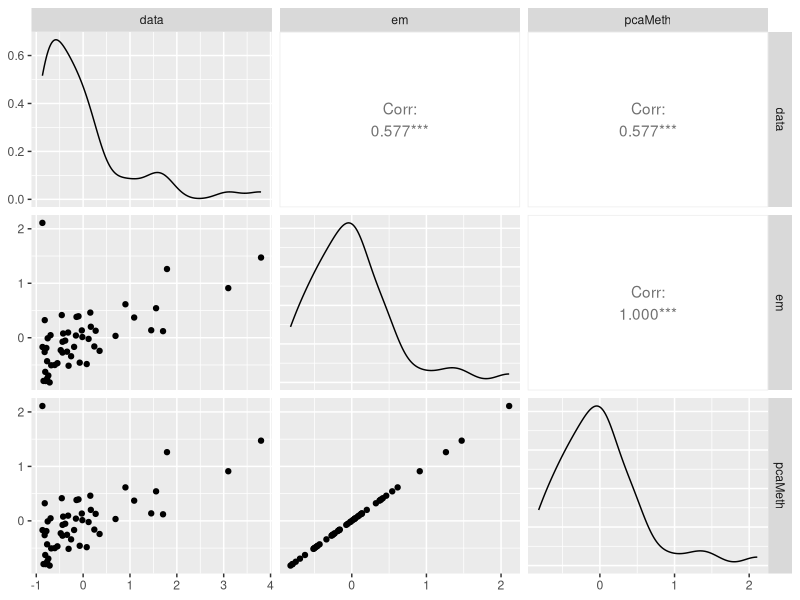
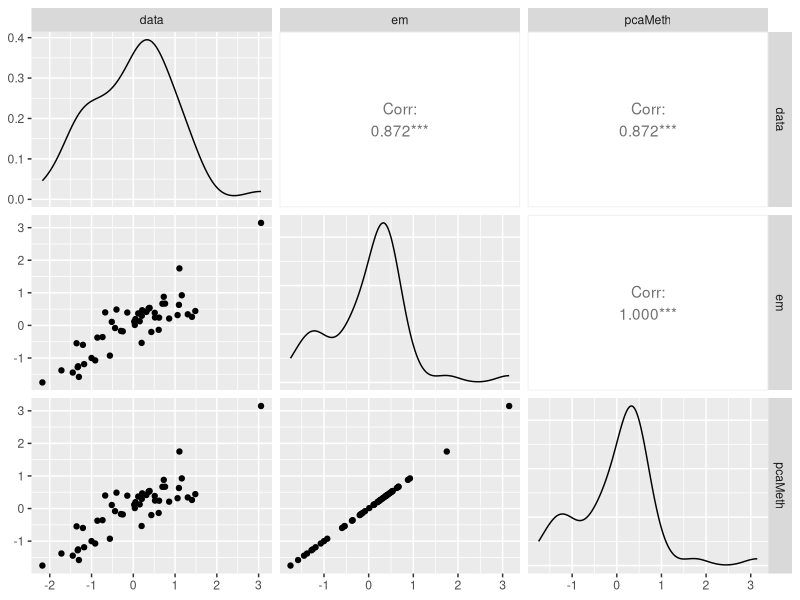
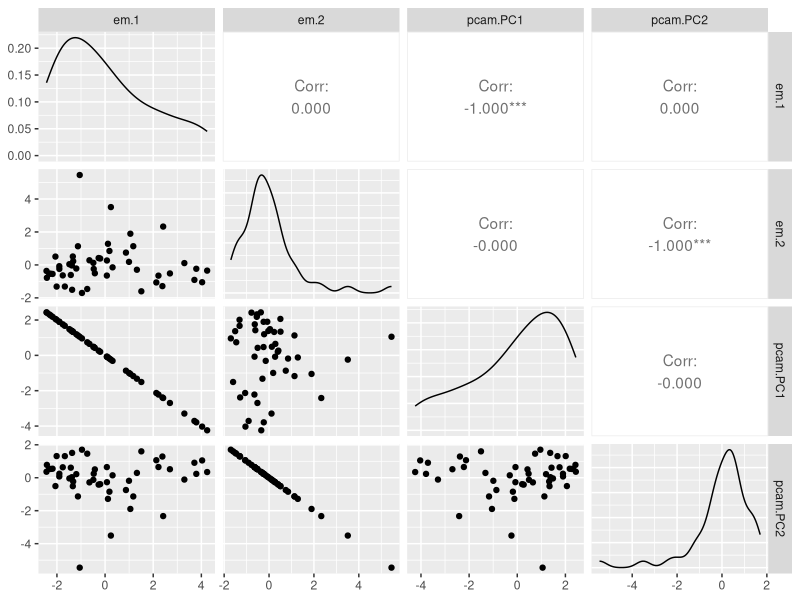
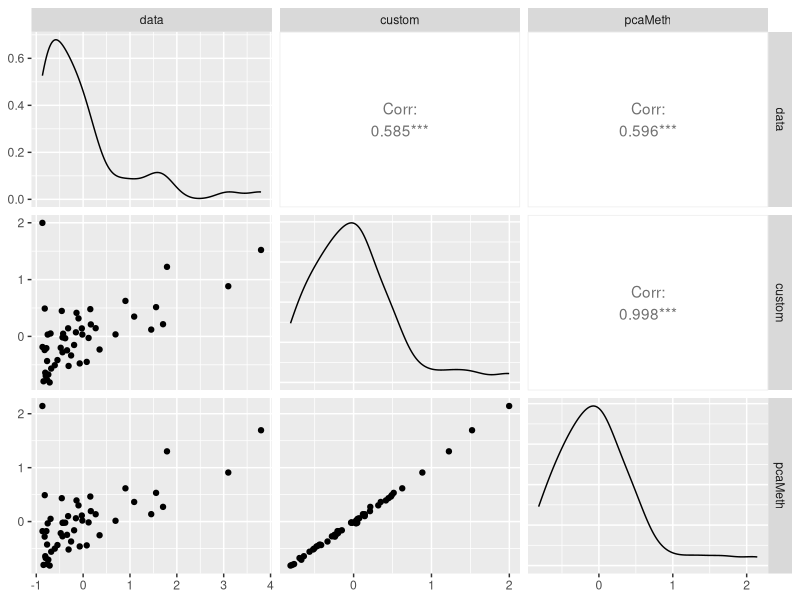
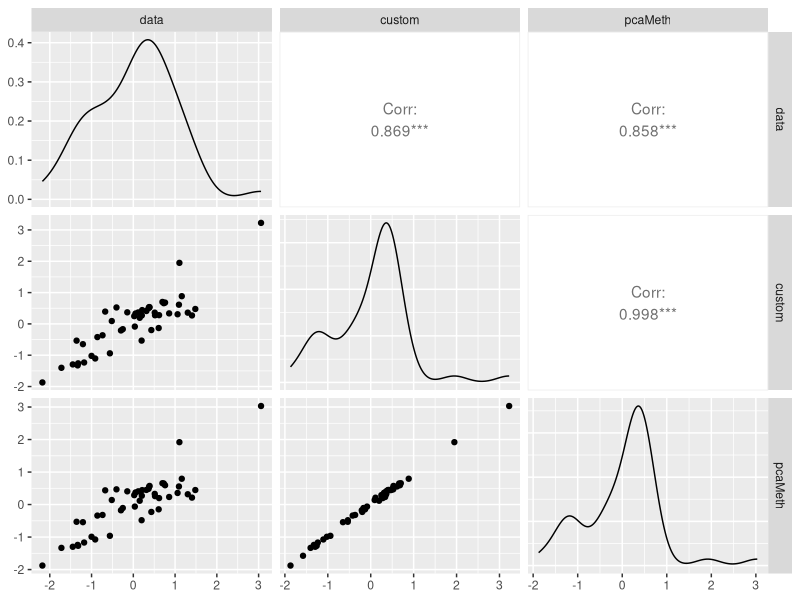
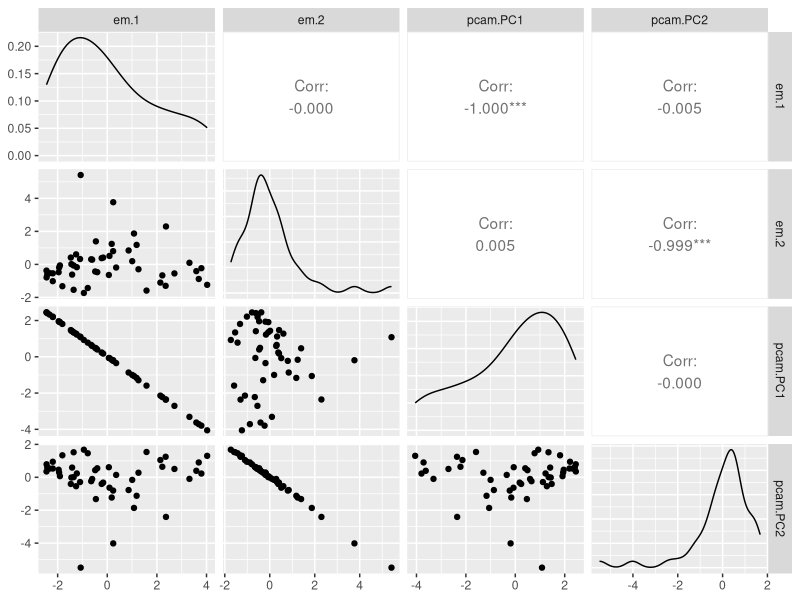

Source code (R) for these figures, in order:
## ---- chunk 1
library(tidyverse)

X = scale(state.x77)
## ---- chunk 2
orth <- function(M) {
  svdM = svd(M)
  U    = svdM$u
  s    = svdM$d
  tol  = max(dim(M)) * max(s) * .Machine$double.eps
  r    = sum(s > tol)
  
  U[, 1:r, drop = FALSE]
}


em_ppca <- function(
  X,
  nComp = 2,
  tol   = .00001,
  maxits  = 100,
  showits = TRUE
) {
  
  # Arguments 
  # X: numeric data
  # nComp: number of components
  # tol = tolerance level
  # maxits: maximum iterations
  # showits: show iterations
  
  # require(pracma) 

  tr <- function(x) sum(diag(x), na.rm = TRUE)  # matrix trace
  
  # starting points and other initializations
  N = nrow(X)
  D = ncol(X)
  L = nComp

  S = (1/N) * t(X)%*%X
  
  evals = eigen(S)$values
  evecs = eigen(S)$vectors

  V = evecs[,1:L]
  Lambda = diag(evals[1:L])
  
  # latent variables
  Z = t(replicate(L, rnorm(N))) 
  
  # variance; average variance associated with discarded dimensions
  sigma2 = 1/(D - L) * sum(evals[(L+1):D])
  
  # loadings; this and sigma2 starting points will be near final estimate
  W = V %*% chol(Lambda - sigma2 * diag(L)) %*% diag(L)  

  it = 0
  converged = FALSE
  ll = 0
  
  # Show iterations
  if (showits)                                                    
    cat(paste("Iterations of EM:", "\n"))
  
  while ((!converged) & (it < maxits)) {                           
    # create 'old' values for comparison
    if(exists('W_new')){
      W_old = W_new
    }
    else {
      W_old = W
    }
    
    ll_old = ll
    
    Psi = sigma2*diag(L)
    M   = t(W_old) %*% W_old + Psi
    
    # E and M 
    W_new  = S %*% W_old %*% solve( Psi + solve(M) %*% t(W_old) %*% S %*% W_old )   
    sigma2 = 1/D * tr(S - S %*% W_old %*% solve(M) %*% t(W_new))

    Z  = solve(M) %*% t(W_new) %*% t(X)
    ZZ = sigma2*solve(M) + Z%*%t(Z)
    
    # log likelihood as in paper
    # ll = .5*sigma2*D + .5*tr(ZZ) + .5*sigma2 * X%*%t(X) -
    #      1/sigma2 * t(Z)%*%t(W_new)%*%t(X) + .5*sigma2 * tr(t(W_new)%*%W_new%*%ZZ)
    # ll = -sum(ll)
    
    # more straightforward
    ll = dnorm(X, mean = t(W_new %*% Z), sd = sqrt(sigma2), log = TRUE)
    ll = -sum(ll)

    it = it + 1
    
    # if showits, show first and every 5th iteration
    if (showits & (it == 1 | it%%5 == 0))                          
      cat(paste(format(it), "...", "\n", sep = ""))
    
    converged = max(abs(ll_old-ll)) <= tol
  }
  
  W     = pracma::orth(W_new) # for orthonormal basis of W; pcaMethods package has also
  evs   = eigen(cov(X %*% W))
  evecs = evs$vectors
  
  W = W %*% evecs
  Z = X %*% W
  Xrecon   = Z %*% t(W)
  reconerr = sum((Xrecon - X)^2)
  
  if (showits)                                                     # Show last iteration
    cat(paste0(format(it), "...", "\n"))
  
  list(
    scores   = Z,
    loadings = W,
    Xrecon   = Xrecon,
    reconerr = reconerr,
    ll       = ll,
    sigma2   = sigma2
  )
}
## ---- chunk 3
fit_em = em_ppca(
  X = X,
  nComp = 2,
  tol   = 1e-12,
  maxit = 100
)

str(fit_em)
## ---- chunk 4
Xrecon      = fit_em$Xrecon
loadings_em = fit_em$loadings
scores_em   = fit_em$scores
## ---- chunk 5
standard_pca =  princomp(scale(state.x77))

scores_standard_pca   = standard_pca$scores[,1:2]
loadings_standard_pca = standard_pca$loadings[,1:2]
Xrecon_standard_pca   = scores_standard_pca%*%t(loadings_standard_pca)
## ---- chunk 6
library(pcaMethods)

fit_pcam  = pca(
  X,
  nPcs = 2,
  threshold = 1e-8,
  method = 'ppca',
  scale  = 'none',
  center = FALSE
)

loadings_pcam = loadings(fit_pcam)
scores_pcam   = scores(fit_pcam)
## ---- chunk 7
round(cbind(loadings_pcam, loadings_em, loadings_standard_pca), 3)

sum((abs(loadings_pcam) - abs(loadings_em)) ^ 2)

cbind(scores_pcam, data.frame(EM = scores_em)) %>% 
  head()
## ---- chunk 8
Xrecon_pcam = scores_pcam %*% t(loadings_pcam)

mean((Xrecon_pcam - X)^2)  
mean(abs(Xrecon_pcam - Xrecon))

mean(abs(Xrecon_pcam - Xrecon))
## ---- chunk 9
GGally::ggpairs(data.frame(
  data = X[, 1],
  em = Xrecon[, 1],
  pcaMeth = Xrecon_pcam[, 1]
))
  

GGally::ggpairs(data.frame(
  data = X[, 2],
  em = Xrecon[, 2],
  pcaMeth = Xrecon_pcam[, 2]
))
## ---- chunk 10
# qplot(Xrecon[, 1], Xrecon_pcam[, 1])

GGally::ggpairs(data.frame(em = scores_em, pcam = scores_pcam))
## ---- chunk 11
# create some missing values
set.seed(123)

X_miss = X
NAindex = sample(length(X), 20)
X_miss[NAindex] = NA
## ---- chunk 12
em_ppca_miss = function(
  X,
  nComp   = 2,
  tol     = .00001,
  maxits  = 100,
  showits = TRUE
  ) {
  
  # Arguments 
  # X: numeric data
  # nComp: number of components
  # tol: tolerance level
  # maxits: maximum iterations
  # showits: show iterations
  # require(pracma) # for orthonormal basis of W; pcaMethods package has also, see basic orth function
  
  tr <- function(x) sum(diag(x), na.rm = TRUE)   # matrix trace
  
  # starting points and other initializations
  X_orig = X
  X = X
  N = nrow(X_orig)
  D = ncol(X_orig)
  L = nComp
  NAs = is.na(X_orig)

  X[NAs] = 0
  S = (1/N) * t(X)%*%X
  
  evals = eigen(S)$values
  evecs = eigen(S)$vectors

  V = evecs[,1:L]
  Lambda = diag(evals[1:L])
  
  # latent variables
  Z = t(replicate(L, rnorm(N))) 
  
  # variance; average variance associated with discarded dimensions
  sigma2 = 1/(D-L) * sum(evals[(L+1):D])
  
  # loadings
  W = V %*% chol(Lambda-sigma2*diag(L)) %*% diag(L)           

  it = 0
  converged = FALSE
  ll = 0
  
   # Show iterations
  if (showits)
    cat(paste("Iterations of EM:", "\n"))
  
  while ((!converged) & (it < maxits)) {                  
    if(exists('W_new')){
      W_old = W_new
    }
    else {
      W_old = W
    }
    
    ll_old = ll
    
    # deal with missingness via projection
    proj  = t(W_old%*%Z)
    X_new = X_orig
    X_new[NAs] = proj[NAs]
    X = X_new
    
    Psi = sigma2*diag(L)
    M   = t(W_old) %*% W_old + Psi
    
    # E and M
    W_new  = S %*% W_old %*% solve( Psi + solve(M)%*%t(W_old)%*%S%*%W_old )
    sigma2 = 1/D * tr(S - S%*%W_old%*%solve(M)%*%t(W_new))

    Z = solve(M)%*%t(W_new)%*%t(X)
    
  
    # log likelihood as in paper
    # ZZ = sigma2*solve(M) + Z%*%t(Z)
    # ll = .5*sigma2*D + .5*tr(ZZ) + .5*sigma2 * X%*%t(X) -
    #      1/sigma2 * t(Z)%*%t(W_new)%*%t(X) + .5*sigma2 * tr(t(W_new)%*%W_new%*%ZZ)
    # ll = -sum(ll)
    
    # more straightforward
    ll = dnorm(X, mean = t(W_new %*% Z), sd = sqrt(sigma2), log = TRUE)
    ll = -sum(ll)

    it = it + 1
    
    # if showits, show first and every 5th iteration
    if (showits & (it == 1 | it%%5 == 0))                          
      cat(paste(format(it), "...", "\n", sep = ""))
    
    converged = max(abs(ll_old-ll)) <= tol
  }
  
  W     = pracma::orth(W_new)   # for orthonormal basis of W
  evs   = eigen(cov(X %*% W))
  evecs = evs$vectors
  
  W = W %*% evecs
  Z = X %*% W
  
  Xrecon   = Z %*% t(W)
  reconerr = sum((Xrecon-X)^2)
  
  if (showits)                                                     # Show last iteration
    cat(paste0(format(it), "...", "\n"))
  
  list(
    scores   = Z,
    loadings = W,
    Xrecon   = Xrecon,
    reconerr = reconerr,
    ll       = ll,
    sigma2   = sigma2
  )
}
## ---- chunk 13
fit_em_miss = em_ppca_miss(
  X = X_miss,
  nComp = 2,
  tol   = 1e-8,
  maxit = 100
)

str(fit_em_miss)
## ---- chunk 14
Xrecon      = fit_em_miss$Xrecon
loadings_em = fit_em_miss$loadings
scores_em   = fit_em_miss$scores
## ---- chunk 15
library(pcaMethods)

fit_pcam  = pca(
  X_miss,
  nPcs = 2,
  threshold = 1e-8,
  method = 'ppca',
  scale  = 'none',
  center = FALSE
)

loadings_pcam = loadings(fit_pcam)
scores_pcam   = scores(fit_pcam)
## ---- chunk 16
round(cbind(loadings_pcam, loadings_em, loadings_standard_pca), 3)

sum((abs(loadings_pcam) - abs(loadings_em)) ^ 2)

cbind(scores_pcam, data.frame(EM = scores_em)) %>% 
  head()
## ---- chunk 17
Xrecon_pcam = scores_pcam %*% t(loadings_pcam)

mean((Xrecon_pcam[NAindex]-X[NAindex])^2)  
mean(abs(Xrecon_pcam - Xrecon))
## ---- chunk 18
GGally::ggpairs(data.frame(
  data    = X_miss[, 1],
  custom  = Xrecon[, 1],
  pcaMeth = Xrecon_pcam[, 1]
))

GGally::ggpairs(data.frame(
  data    = X_miss[, 2],
  custom  = Xrecon[, 2],
  pcaMeth = Xrecon_pcam[, 2]
))
## ---- chunk 19
# qplot(Xrecon[, 1], Xrecon_pcam[, 1])

GGally::ggpairs(data.frame(em = scores_em, pcam = scores_pcam))
